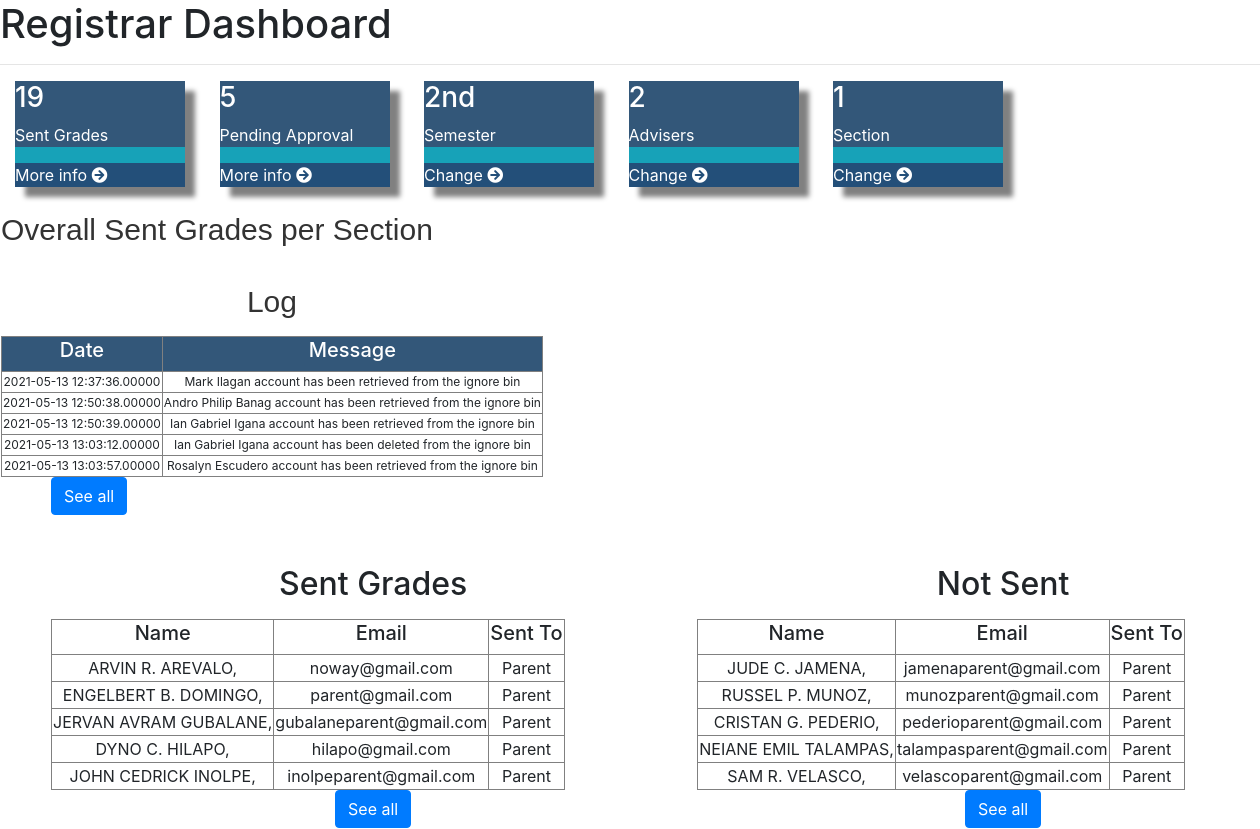
The page /registrar/home.php on the database its author committed.
### tables this page shows
CREATE TABLE `requests_log` (
  `id` int(11) NOT NULL,
  `user_date` datetime(5) NOT NULL,
  `user_message` varchar(255) NOT NULL,
  `user_year` int(11) NOT NULL,
  `user_id` int(11) NOT NULL,
  `user_gender` varchar(255) NOT NULL,
  `user_first` varchar(255) NOT NULL,
  `user_last` varchar(255) NOT NULL,
  `user_middle` varchar(255) DEFAULT NULL,
  `user_suffix` varchar(255) DEFAULT NULL,
  `user_email` varchar(255) NOT NULL,
  `user_pwd` varchar(255) NOT NULL
);

CREATE TABLE `ithiel_student` (
  `id` int(11) NOT NULL,
  `student_gender` varchar(255) NOT NULL,
  `student_first` varchar(255) NOT NULL,
  `student_last` varchar(255) NOT NULL,
  `student_middle` varchar(255) NOT NULL,
  `student_suffix` varchar(255) NOT NULL,
  `parent_email` varchar(255) NOT NULL,
  `parent_email1` varchar(255) NOT NULL,
  `parent_email2` varchar(255) NOT NULL,
  `parent_email3` varchar(255) NOT NULL,
  `sent` varchar(255) NOT NULL,
  `ifsent` varchar(255) NOT NULL,
  `status` int(11) NOT NULL
);

### registrar/home.php (the view, shortened to what this page needs)
<!DOCTYPE html>
<html lang="en">
<head>
    <link href="//maxcdn.bootstrapcdn.com/bootstrap/4.1.1/css/bootstrap.min.css" rel="stylesheet" id="bootstrap-css">
    <link rel="stylesheet" href="sample/plugins/fontawesome-free/css/all.min.css">
</head>
<body>
    <div id="container-home">
    <h1 class="title">Registrar Dashboard</h1>
    <hr>
        <section id="content" class="content">
        <div class="col-lg-3 col-6 one">
            <div class="small-box bg-info" style="box-shadow: 10px 10px 5px grey;">
              <div class="inner">
                <h3><?php
                    $sql="SELECT * FROM section";
                    $result = mysqli_query($conn, $sql);
                    $resulta = array();
                      while ($row = mysqli_fetch_assoc($result)) {
                        $query = "SELECT * from ".$row['class_name']."_student WHERE ifsent='sent'";
                        $results = mysqli_query($conn, $query);
                        $queryResultss= mysqli_num_rows($results);
                        $resulta[] = $queryResultss;
                      }
                      echo array_sum($resulta);
                ?></h3>
                <p>Sent Grades</p>
              </div>
              <div class="remember">
              <a href="#" class="small-box-footer">More info <i class="fas fa-arrow-circle-right"></i></a>
              </div>
            </div>
          </div>
          <div class="col-lg-3 col-6">
            <div class="small-box bg-info" style="box-shadow: 10px 10px 5px grey;">
              <div class="inner2">
                <h3><?php
                  $query = "SELECT * from requests";
                  $result = mysqli_query($conn, $query);
                  $queryResults= mysqli_num_rows($result);
                  if ($queryResults>0) {
                    echo $queryResults;
                  }
                  else{
                    echo "0";
                  }
                ?></h3>
                <p>Pending Approval</p>
              </div>
              <div class="remember">
                <a href="verti-header.php?name=app" class="small-box-footer">More info <i class="fas fa-arrow-circle-right"></i></a>
              </div>
            </div>
          </div>
          <div class="col-lg-3 col-6">
            <div class="small-box bg-info" style="box-shadow: 10px 10px 5px grey;">
              <div class="inner3">
              <h3><?php
                  $sqlsem="SELECT * FROM disable_semester";
                  $resultsem = mysqli_query($conn, $sqlsem);
                  $rowsem = mysqli_fetch_assoc($resultsem);
                  if ($rowsem['first']=="yes") {
                    echo "1st";
                  }
                  else if ($rowsem['second']=="yes") {
                    echo "2nd";
                  }
                  else{
                    echo "error";
                  }
                ?></h3><p>Semester</p>
              </div>
              <div class="remember">
              <a href="#" class="small-box-footer" data-toggle="modal" data-target="#myModal">Change <i class="fas fa-arrow-circle-right"></i></a>
              </div>
            </div>
          </div>
          <div class="col-lg-3 col-6">
            <div class="small-box bg-info" style="box-shadow: 10px 10px 5px grey;">
              <div class="inner4">
              <h3><?php
                  $sqll="SELECT * FROM teacher WHERE status='1'";
                  $resultl = mysqli_query($conn, $sqll);
                  $queryResultsl= mysqli_num_rows($resultl);
                  echo $queryResultsl;
                ?></h3><p>Advisers</p>
              </div>
              <div class="remember">
              <a href="#" class="small-box-footer" data-toggle="modal" data-target="#myModal">Change <i class="fas fa-arrow-circle-right"></i></a>
              </div>
            </div>
          </div>
          <div class="col-lg-3 col-6">
            <div class="small-box bg-info" style="box-shadow: 10px 10px 5px grey;">
              <div class="inner4">
              <h3><?php
                  $sqll="SELECT * FROM section";
                  $resultl = mysqli_query($conn, $sqll);
                  $queryResultsl= mysqli_num_rows($resultl);
                  echo $queryResultsl;
                ?></h3><p>Section</p>
              </div>
              <div class="remember">
              <a href="#" class="small-box-footer" data-toggle="modal" data-target="#myModal">Change <i class="fas fa-arrow-circle-right"></i></a>
              </div>
            </div>
          </div>
                  <br><br>
                  <table class="tabletable" style="text-align: center;">
                  <tr>
                      <td valign="top" colspan='2'>
                        <h3 class='h3'>Overall Sent Grades per Section</h3>
                      </td>
                  </tr>
                    <tr>
                      <td valign="top">
                        <section class="col-lg-7 connectedSortable">
                        </section>
                      </td>
                      <td valign="top">
                      </td>
                    </tr>
                  </table>
                <table>
                  <tr>
                    <td>
                    <section class="line">
                      <h3 class="h3">Log</h3>
                      <?php
                        $sql="SELECT * from requests_log LIMIT 5";
                        $result = mysqli_query($conn, $sql);
                        $queryResults= mysqli_num_rows($result);
                                if ($queryResults > 0) {
                        echo"<table border='1' id='myTable' style='font-size: 12px'>";
                                    echo"<tr align='center'>
                                        <th align='center' class='log'><h5>Date</h5></th>
                                        <th align='center' class='log'><h5>Message</h5></th>
                                    </tr>
                                    <div class='scrollit'>";
                                    while (($row = mysqli_fetch_assoc($result))) {
                                echo"
                                    <p id='student'>
                                    <h3 name='username' id='username'>
                                    <tr>
                                    <td align='center'>".$row['user_date']."</td>
                                    <td align='center'>".$row['user_message']."</td>
                                        </tr></h3></p>";
                                    }
                                    echo"</div></table>";
                                }
                    ?>
                    <form action='verti-header.php?name=log' method='POST'><button class='btn btn-primary' style='margin-left: 50px;'>See all</button></form>
                    </section>
                    </td>
                      <td>
                      </td>
                  </tr>
                </table>
                <table class="new" style="width: 100%; margin-left: 50px; text-align: center; box-shadow: 10px 10px 1px gray; padding: 50px;">
                  <br><br>
                   <tr>
                    <td>
                    <div>
                        <?php
                        $sql="SELECT * from ithiel_student WHERE ifsent='SENT' LIMIT 5";
                        $result = mysqli_query($conn, $sql);
                        $queryResults= mysqli_num_rows($result);
                                if ($queryResults > 0) {
                        echo"<h2>Sent Grades</h2>
                        <table border='1' id='myTable'>";
                                    echo"<tr align='center'>
                                        <th align='center'><h5>Name</h5></th>
                                        <th align='center'><h5>Email</h5></th>
                                        <th align='center'><h5>Sent To</h5></th>
                                    </tr>";
                                    while ($row = mysqli_fetch_assoc($result)) {
                                echo"
                                    <p id='student'>
                                    <h3 name='username' id='username'>
                                    <tr>
                                    <td align='center'>".$row['student_first']." " .$row['student_last'] ."</td>
                                    <td align='center'>".$row['parent_email']."</td>
                                    <td align='center'>Parent</td>
                                        </tr></h3></p>";
                                    }
                                    echo"</table>
                                    <button type='submit' class='btn btn-primary'>See all</button>
                                    ";
                                }
                                ?>
                      </div>
                    </td>
                    <td>
                      <div>
                      <?php
                      $sql="SELECT * from ithiel_student WHERE ifsent IS NULL OR ifsent = '' LIMIT 5";
                      $result = mysqli_query($conn, $sql);
                      $queryResults= mysqli_num_rows($result);
                              if ($queryResults > 0) {
                      echo"<h2>Not Sent</h2>
                      <table border='1' id='myTable'>";
                                  echo"<tr align='center'>
                                      <th align='center'><h5>Name</h5></th>
                                      <th align='center'><h5>Email</h5></th>
                                      <th align='center'><h5>Sent To</h5></th>
                                  </tr>";
                                  while ($row = mysqli_fetch_assoc($result)) {
                              echo"
                                  <p id='student'>
                                  <h3 name='username' id='username'>
                                  <tr>
                                  <td align='center'>".$row['student_first']." " .$row['student_last'] ."</td>
                                  <td align='center'>".$row['parent_email']."</td>
                                  <td align='center'>Parent</td>
                                      </tr></h3></p>";
                                  }
                                  echo"</table>
                                    <button type='submit' class='btn btn-primary'>See all</button>
                                    ";
                              }
                              ?>
                    </div>
                    </td>
                   </tr>
                  </table>
    </div>
</body>
</html>

### registrar/home.php (style rules this page uses)
.col-6 { display: inline-block; width: 200px; }
.small-box-footer { text-decoration: none; color: white; }
.remember { background-color: #234f79; }
.log { background-color: #335779; color: white; }
.line { display: inline-block; }
.inner { background-color: #335779; color: white; }
.inner2 { background-color: #335779; color: white; }
.inner3 { background-color: #335779; color: white; }
.inner4 { background-color: #335779; color: white; }
.h3 { font-size: 30px; color: #333333; font-family: 'Raleway', sans-serif; text-align: center; }
.connectedSortable { position: relative; }

### rows shown on the page
requests_log: user_date "2021-05-13 12:37:36.00000", user_message "Mark Ilagan account has been retrieved from the ignore bin"
requests_log: user_date "2021-05-13 12:50:38.00000", user_message "Andro Philip Banag account has been retrieved from the ignore bin"
requests_log: user_date "2021-05-13 12:50:39.00000", user_message "Ian Gabriel Igana account has been retrieved from the ignore bin"
requests_log: user_date "2021-05-13 13:03:12.00000", user_message "Ian Gabriel Igana account has been deleted from the ignore bin"
requests_log: user_date "2021-05-13 13:03:57.00000", user_message "Rosalyn Escudero account has been retrieved from the ignore bin"
ithiel_student: student_first "ARVIN R.", student_last "AREVALO,", parent_email "noway@gmail.com"
ithiel_student: student_first "ENGELBERT B.", student_last "DOMINGO,", parent_email "parent@gmail.com"
ithiel_student: student_first "JERVAN AVRAM", student_last "GUBALANE,", parent_email "gubalaneparent@gmail.com"
ithiel_student: student_first "DYNO C.", student_last "HILAPO,", parent_email "hilapo@gmail.com"
ithiel_student: student_first "JOHN CEDRICK", student_last "INOLPE,", parent_email "inolpeparent@gmail.com"
ithiel_student: student_first "JUDE C.", student_last "JAMENA,", parent_email "jamenaparent@gmail.com"
ithiel_student: student_first "RUSSEL P.", student_last "MUNOZ,", parent_email "munozparent@gmail.com"
ithiel_student: student_first "CRISTAN G.", student_last "PEDERIO,", parent_email "pederioparent@gmail.com"
ithiel_student: student_first "NEIANE EMIL", student_last "TALAMPAS,", parent_email "talampasparent@gmail.com"
ithiel_student: student_first "SAM R.", student_last "VELASCO,", parent_email "velascoparent@gmail.com"

### other values the page prints
array_sum($resulta) "19"
$queryResults "5"
$queryResultsl "2"
$queryResultsl "1"
